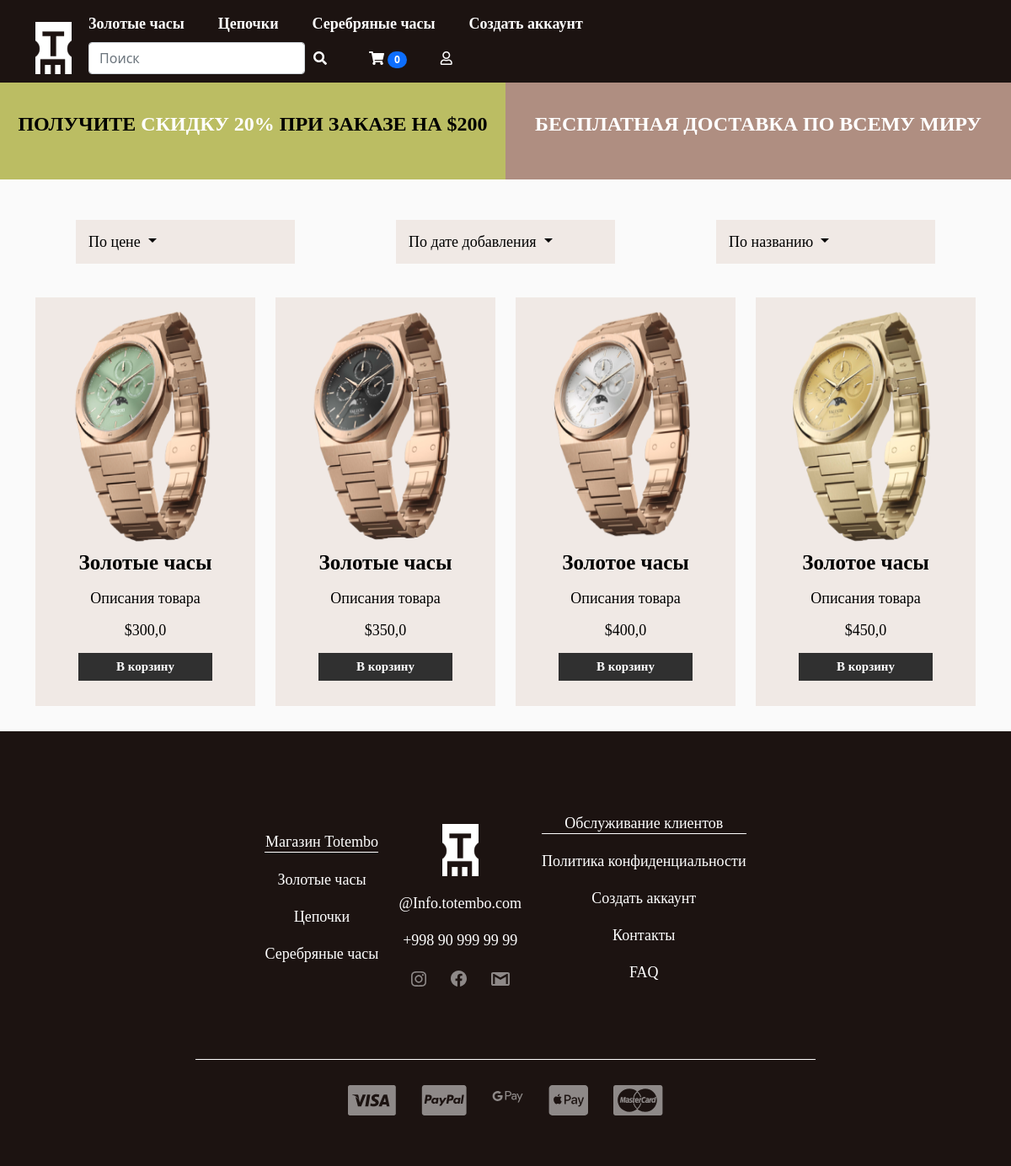
Page /category/1/ on the committed database.
### store/models.py (models this page shows, shortened)
class Category(models.Model):
    title = models.CharField(max_length=255, unique=True)
    def get_absolute_url(self):
        return reverse('product_list_by_category', kwargs={'pk': self.pk})

class Product(models.Model):
    name = models.CharField(max_length=255)
    price = models.FloatField()
    image = models.ImageField(null=True, blank=True)
    created_at = models.DateTimeField(auto_now_add=True)
    description = models.TextField(default='Описания товара')
    quantity = models.PositiveIntegerField()
    is_published = models.BooleanField(default=True)
    category = models.ForeignKey(Category, on_delete=models.CASCADE)
    def get_absolute_url(self):
        return reverse('product_detail', kwargs={'pk': self.pk})

### store/views.py (the view)
# urls.py: path('category/<int:pk>/', ProductListByCategory.as_view(), name='product_list_by_category'),
class ProductListByCategory(ListView):
    model = Product
    context_object_name = 'products'
    template_name = 'store/category_product_list.html'
    def get_queryset(self):
        sort_filed = self.request.GET.get('sorter')
        products = Product.objects.filter(category_id=self.kwargs['pk'])
        if sort_filed:
            products = products.order_by(sort_filed)
        return products

### store/templatetags/store_tags.py (called while the page is built)
@register.simple_tag()
def get_categories():
    return Category.objects.all()

@register.simple_tag()
def get_sorters():
    info =  [
        {
            'title': 'По цене',
            'sorters': {
                ('price', 'По возростанию'),
                ('-price', 'По убыванию'),
            }
        },
        {
            'title': 'По дате добавления',
            'sorters': {
                ('created_at', 'Сначала старые'),
                ('-created_at', 'Сначала новые'),
            }
        },
        {
            'title': 'По названию',
            'sorters': {
                ('name', 'от А до Я'),
                ('-name', 'от Я до А'),
            }
        }
    ]
    return info

@register.simple_tag()
def get_cart_product_quantity(request):
    data = cart_data(request)
    return data['cart_products_quantity']

### store/utils.py (called while the page is built, shortened)
def get_session_cart(request):
    session = request.session
    cart = session.get(settings.CART_SESSION_ID)
    if not cart:
        cart = session['cart'] = {
        }
    items = []
    order = {
        'cart_total_price': 0,
        'cart_products_quantity': 0,
        'shipping': True,
    }
    cart_products_quantity = order['cart_products_quantity']
    session.modified = True
    return {
        'order': order,
        'products': items,
        'cart_products_quantity': cart_products_quantity
    }

def cart_data(request):
    if request.user.is_authenticated:
        customer, created = Customer.objects.get_or_create(user=request.user, name=request.user.username, email=request.user.email)
        order, created = Order.objects.get_or_create(customer=customer, complete=False)
        products = order.orderproduct_set.all()
        cart_products_quantity = order.cart_products_quantity
    else:
        session_cart = get_session_cart(request)
        order = session_cart['order']
        products = session_cart['products']
        cart_products_quantity = session_cart['cart_products_quantity']
    return {
        'order': order,
        'products': products,
        'cart_products_quantity':cart_products_quantity
    }

### store/templates/store/category_product_list.html
{% extends 'base.html'  %}
{% block main %}
<main>
    {% include 'store/components/_sales.html' %}
    <section class="category_products">
        <div class="products_filter">
            <div class="container">
                <div class="row justify-content-around">
                    {% include 'store/components/_dropdown_filter.html' %}
                </div>
            </div>
        </div>
        <div class="container">
            <div class="row">
                {% for product in products %}
                <div class="col-12 col-sm-6 col-md-4 col-lg-3">
                    {% include 'store/components/_product_card.html' %}
                </div>
                {% endfor %}
            </div>
        </div>
    </section>
</main>
{% endblock main %}

### templates/base.html (shortened to what this page needs)
{% load static %}
<!doctype html>
<html lang="ru">
<head>
    <link href="https://cdn.jsdelivr.net/npm/bootstrap@5.0.0-beta3/dist/css/bootstrap.min.css" rel="stylesheet"
>
    <link rel="stylesheet" href="{% static 'css/style.css' %}">
    <link rel="stylesheet" href="{% static 'css/all.min.css' %}">
    <link rel="stylesheet" href="{% static 'css/media.css' %}">
    <link rel="stylesheet" href="{% static 'store/css/additional_style.css' %}">
    {% block carousel %}
    <link rel="stylesheet" href="{% static 'owl-carousel/css/owl.carousel.min.css' %}">
    <link rel="stylesheet" href="{% static 'owl-carousel/css/owl.theme.default.min.css' %}">
    {% endblock carousel %}
</head>
<body>
    {% block header %}
        {% include 'layout/header.html' %}
    {% endblock header %}
    {% block main %}
    {% endblock main %}
    {% block footer %}
        {% include 'layout/footer.html' %}
    {% endblock footer %}
</body>
</html>

### templates/layout/header.html (shortened to what this page needs)
{% load static %}
<header class="{% if 'category' in request.path %} mb-0 {% endif %}">
    <nav class="header_nav {% if 'category' in request.path %} mb-0 {% endif %} ">
        <div class="container">
            <div class=" d-flex align-items-center justify-content-between pt-3">
                <div class="">
                    <a href="{% url 'product_list' %}">
                        <img src="{% static 'images/header_logo.jpg' %}" alt="">
                    </a>
                </div>
                <div class="d-flex justify-content-between flex-wrap align-items-center">
                    {% include 'components/_header_nav.html' %}
                    {% include 'components/_header_panel.html' %}
                </div>
            </div>
        </div>
    </nav>
</header>

### templates/components/_header_nav.html
{% load store_tags %}
{% get_categories as categories %}
<div class="">
    <ul class="header_nav-menu d-flex justify-content-center flex-wrap text-center {% if 'category' in request.path %} border-dark {% endif %}">
        {% for category in categories %}
        <li class="header_nav-item mt-3 mt-lg-0">
            <a class="header_nav-link " href="{{ category.get_absolute_url }}">{{ category.title }}</a>
        </li>
        {% endfor %}
        <li class="header_nav-item mt-3 mt-lg-0">
            {% if not request.user.is_authenticated %}
                <a class="header_nav-link" href="{% url 'user_form' %}">Создать аккаунт</a>
            {% endif %}
        </li>
    </ul>
</div>

### templates/components/_header_panel.html
{% load store_tags %}
<div class="header_panel">
    <div class="header_panel-item">
        <form action="{% url 'search' %}" method="get" class="form-inline d-flex" style="height:100%;">
            <input type="search" placeholder="Поиск" name="q" class="form-control mr-sm-2">
            <button class="btn" type="submit" style="margin: 0 10px; padding: 0">
                <i class="fas fa-search"></i>
            </button>
        </form>
    </div>
    <div class="header_panel-item d-flex align-items-center">
        {% get_cart_product_quantity request as cart_products_quantity %}
        <a href="{% url 'cart' %}" class="text-white">
            <i class="fas fa-shopping-cart"></i>
             <span class="badge bg-primary rounded-pill">{{ cart_products_quantity }}</span>
        </a>
    </div>
    <div class="header_panel-item d-flex align-items-center">
        <a {% if request.user.is_authenticated %}
           href="{% url 'profile' %}"
           {% else %}
           href="{% url 'user_form' %}"
           {% endif %}
           class="text-white">
            <i class="far fa-user"></i>
        </a>
    </div>
</div>

### templates/components/_header_menu.html (shortened to what this page needs)
{% load static %}
{% load store_tags %}

### store/templates/store/components/_sales.html
<div class="sales_block">
            <div class="d-flex text-center">
                <div class="sales_block-first w-50">
                    <p>ПОЛУЧИТЕ  <span> СКИДКУ 20% </span> ПРИ ЗАКАЗЕ НА $200</p>
                </div>
                <div class="sales_block-second w-50">
                    <p>БЕСПЛАТНАЯ ДОСТАВКА ПО ВСЕМУ МИРУ</p>
                </div>
            </div>
        </div>

### store/templates/store/components/_dropdown_filter.html (shortened to what this page needs)
{% load store_tags %}
{% get_sorters as data %}
{% for filter in data %}
    <div class="dropdown pt-2 pt-lx-0">
        <button class="products_filter-dropdown dropdown-toggle"
                type="button"
                id="dropdownColor"
                data-bs-toggle="dropdown"
                aria-expanded="false">
            {{ filter.title }}
        </button>
    </div>
{% endfor %}

### store/templates/store/components/_product_card.html
<div class="product_card text-center">
    <a class="product_card-detail"
       {% if product.quantity > 0 %}
        href="{{ product.get_absolute_url }}"
        {% endif %}>
        <div class="w-100">
            <img class="product_card-img img-fluid" style="height:300px;" src="{{ product.image.url }}" alt="">
        </div>
        <div class="product_card-description">
            <p class="product_card-name">{{ product.name }}</p>
            <p class="product_card-desc">{{ product.description }}</p>
            <p class="product_card-price">${{ product.price }}</p>
        </div>
    </a>
    {% if product.quantity > 0 %}
        <a href="{% url 'to_cart' product_id=product.pk action='add' %}" class="product_card-btn">В корзину</a>
    {% else %}
        <a href="" class="product_card-txt">Нет в наличии</a>
    {% endif %}
</div>

### templates/layout/footer.html (shortened to what this page needs)
{% load static %}
<footer>
    <div class="container">
        <div class="row flex-column flex-md-row justify-content-center align-items-center text-center">
            <div class="col-auto mt-2 mt-md-0">
                {% include 'components/_footer_nav_item.html' %}
            </div>
            <div class="col-auto mt-2 mt-md-0">
                <ul>
                    <li class="footer_nav-item">
                        <a href="">
                            <img src="{% static 'images/header_logo.jpg' %}" alt="">
                        </a>
                    </li>
                    <li class="footer_nav-item">
                        <a class="footer_nav-link" href="mailto: @Info.totembo.com">@Info.totembo.com</a>
                    </li>
                    <li class="footer_nav-item">
                        <a class="footer_nav-link" href="tel: +998909999999">+998 90 999 99 99</a>
                    </li>
                    <li class="footer_nav-item d-flex justify-content-around align-items-center">
                        <a class="footer_svg" href="">
                        </a>
                        <a class="footer_svg" href="">
                        </a>
                        <a class="footer_svg" href="">
                        </a>
                    </li>
                </ul>
            </div>
            <div class="col-auto mt-2 mt-md-0">
                <ul>
                    <li class="footer_nav-item_header"><a class="footer_nav-link_header" href="">Обслуживание
                        клиентов</a></li>
                    <li class="footer_nav-item"><a class="footer_nav-link" href="">Политика конфиденциальности</a></li>
                    {% if not request.user.is_authenticated %}
                    <li class="footer_nav-item"><a class="footer_nav-link" href="{% url 'user_form' %}">Создать
                        аккаунт</a></li>
                    {% else %}
                    <li class="footer_nav-item"><a class="footer_nav-link" href="{% url 'profile' %}">Мой профиль</a>
                    </li>
                    {% endif %}
                    <li class="footer_nav-item"><a class="footer_nav-link" href="">Контакты</a></li>
                    <li class="footer_nav-item"><a class="footer_nav-link" href="">FAQ</a></li>
                </ul>
            </div>
        </div>
        <div class="row justify-content-center">
            <div class="col-8">
                <ul class="footer_pay-block d-flex justify-content-center">
                    <li class="footer_pay-card footer_svg"><a href="">
                    </a></li>
                    <li class="footer_pay-card footer_svg"><a href="">
                    </a></li>
                    <li class="footer_pay-card footer_svg"><a href="">
                    </a></li>
                    <li class="footer_pay-card footer_svg"><a href="">
                    </a></li>
                    <li class="footer_pay-card footer_svg"><a href="">
                    </a></li>
                </ul>
            </div>
        </div>
    </div>
</footer>

### templates/components/_footer_nav_item.html
{% load store_tags %}
{% get_categories as categories %}
<ul class="">
    <li class="footer_nav-item_header">
        <a class="footer_nav-link_header" href="">Магазин Totembo</a>
    </li>
    {% for category in categories %}
    <li class="footer_nav-item">
        <a class="footer_nav-link" href="{{ category.get_absolute_url }}">{{ category.title }}</a>
    </li>
    {% endfor %}
</ul>

### static/css/style.css (style rules this page uses)
ul, li { padding: 0; margin: 0; }
a, li { text-decoration: none; list-style: none; }
header { position: relative; background-color: #1C1311; margin-bottom: 65px; }
.header_nav { margin-bottom: 65px; }
.header_nav-item { list-style: none; }
.header_nav-link { font-family: Montserrat; font-weight: 600; font-size: 18px; color: #fff; line-height: 22px; margin: 0 20px; text-decoration: none; }
.header_panel { display: flex; }
.header_panel-item { margin: 10px 20px; }
.btn { display: inline-block; border: none; color: #fff; padding: 0.75rem 1.5rem; margin-top: 1rem; transition: opacity 1s ease-in-out; text-decoration: none; }
.product_card { position: relative; box-sizing: border-box; background: #F0E9E5; margin-bottom: 30px; transition: all 1s; padding-bottom: 30px; }
.product_card-description { padding: 0 15px; }
.product_card-name { font-family: Montserrat; font-weight: 600; font-size: 25px; line-height: 30px; color: #000000; }
.product_card-desc { font-family: Montserrat; font-weight: normal; font-size: 18px; line-height: 22px; color: #000000; }
.product_card-price { font-family: Montserrat; font-style: normal; font-weight: normal; font-size: 18px; line-height: 22px; color: #000000; }
.product_card-btn { position: relative; top: 0; left: 0; display: inline-block; padding: 10px 45px; background: #303030; font-family: Montserrat; font-style: normal; font-weight: bold; font-size: 15px; line-height: 13px; color: #FFFFFF; transition: all 0.5s; }
footer { background-color: #1C1311; padding-top: 90px; padding-bottom: 60px; }
.footer_nav-item_header { border-bottom: 1px solid white; }
.footer_nav-item { margin-top: 20px; }
.footer_nav-link { font-family: Montserrat; font-weight: 300; font-size: 18px; line-height: 22px; color: #FFFFFF; }
.footer_nav-link_header { font-family: Montserrat; font-weight: 500; font-size: 18px; line-height: 22px; color: #FFFFFF; }
.footer_pay-block { margin-top: 85px; padding-top: 30px; border-top: 1px solid white; }
.footer_pay-card { margin-left: 15px; margin-right: 15px; }
.sales_block-first { padding: 35px 0; background-color: #BBBD63; }
.sales_block-second { padding: 35px 0; background-color: #AF8E81; }
.sales_block-first p { font-family: Montserrat; font-style: normal; font-weight: 600; font-size: 24px; line-height: 29px; color: #000000; }
.sales_block-second p { font-family: Montserrat; font-style: normal; font-weight: 600; font-size: 24px; line-height: 29px; color: #FFFFFF; }
.sales_block-first span { color: #FFFFFF; }
.products_filter { margin: 40px 0; }
.dropdown { width: 260px; padding: 0; }
.products_filter-dropdown { font-family: Montserrat; font-style: normal; font-weight: normal; font-size: 18px; line-height: 22px; color: #000000; background-color: #F0E9E5; width: 100%; padding: 15px; text-align: left; border: none; }

### static/store/css/additional_style.css (style rules this page uses)
body { background-color: hsl(0, 0%, 98%); }
.btn { border-radius: 0; }

### rows in the picture
Category: title "Золотые часы"
Category: title "Цепочки"
Category: title "Серебряные часы"
Product: image (picture), name "Золотые часы", description "Описания товара", price "300,0", quantity "В корзину"
Product: image (picture), name "Золотые часы", description "Описания товара", price "350,0", quantity "В корзину"
Product: image (picture), name "Золотое часы", description "Описания товара", price "400,0", quantity "В корзину"
Product: image (picture), name "Золотое часы", description "Описания товара", price "450,0", quantity "В корзину"

### other values in the picture
{{ cart_products_quantity }} "0"
{{ filter.title }} "По цене" "По дате добавления" "По названию"
